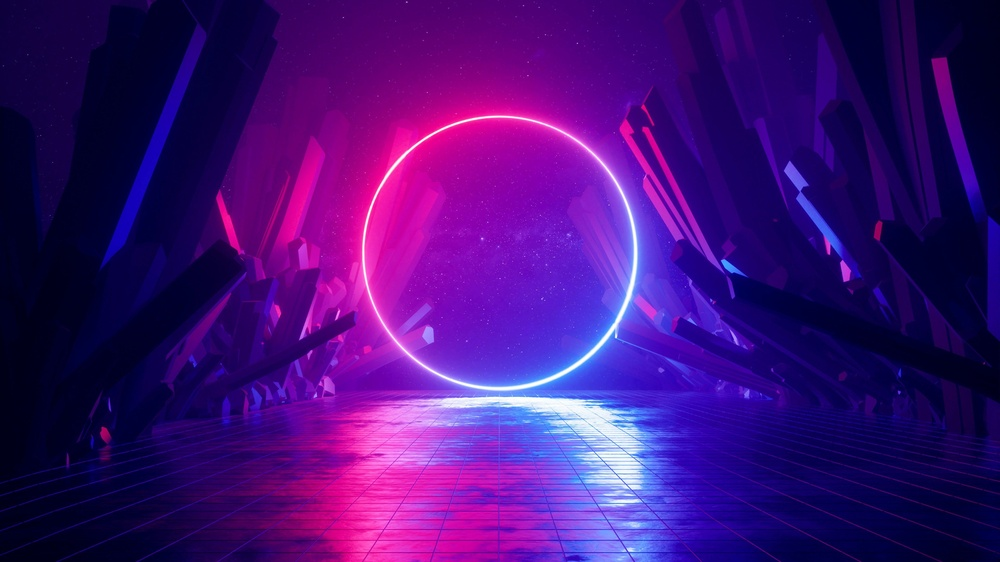
#> input picture image.jpg, 1000 x 562 px, shrunk from 3840 x 2160 before the run, found by its file name
$ python proyecto.py
#> lines starting #> are read from the running program, lines starting #| are printed output that depends on the picture; after the words box and inside, x2 and y2 are one past the last pixel; in counts of white or black regions, pixels touching at a corner belong together
import time
from multiprocessing import Pool
import logging
import cv2 as cv
import os

# Relative path to the images
REL = "proyecto\\"

# debugging print format
logging.basicConfig(
    level=logging.DEBUG,
    format='%(asctime)s %(message)s',
)


def process_image(filename, threshold):  # Function to be executed in parallel
    process_id = str(os.getpid()).zfill(5)  # Get the process id
    # debugging print
    logging.debug(f'{process_id}: Processing {filename} - {threshold}')
    image = cv.imread(REL+filename)  # read image
    gray = cv.cvtColor(image, cv.COLOR_BGR2GRAY)  # convert to grayscale
    ret, thresh = cv.threshold(
        gray, threshold, 255, cv.THRESH_BINARY)  # threshold
    cv.imwrite(f'{REL}processed_{threshold}_{filename}', thresh)  # save image
    logging.debug(f'{process_id}: Finished {filename} - {threshold}')


if __name__ == '__main__':
    p = Pool()  # Create a multiprocessing Pool with 8 processes (8 cores)
    for thresh in range(0, 255, 5):  # for each threshold
        # apply the function to the image
        p.apply_async(process_image, args=(f'image.jpg', thresh))
#> this loop made 51 passes
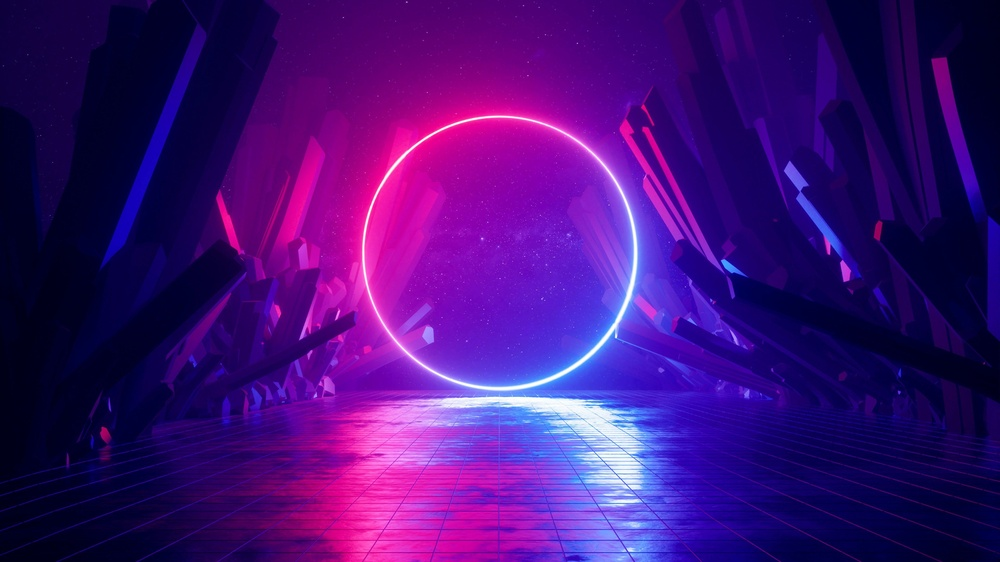
#> input picture image.jpg, 1000 x 562 px, shrunk from 3840 x 2160 before the run, found by its file name
#> pass 1, in process_image, `gray = cv.cvtColor(image, cv.COLOR_BGR2GRAY)`:
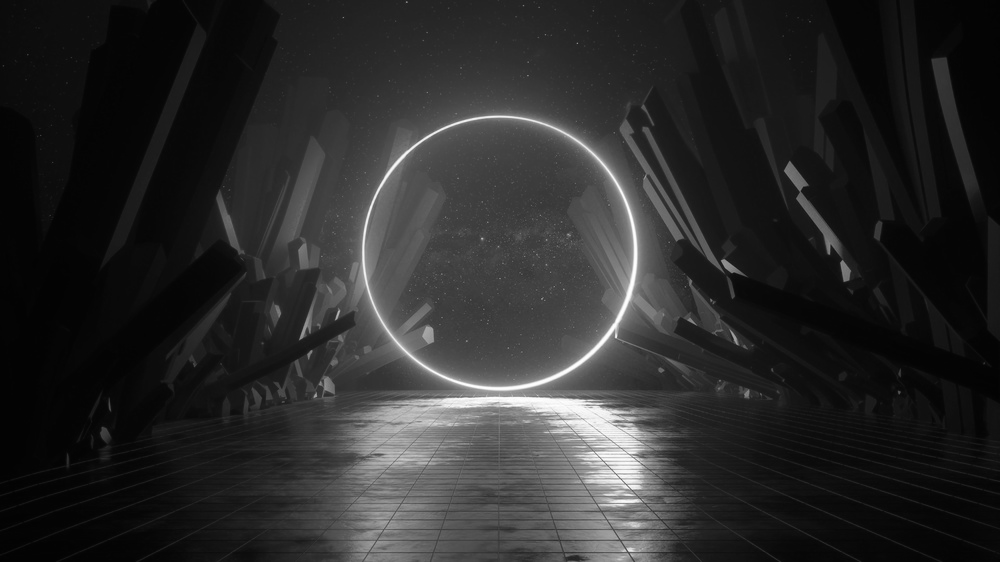
#> gray: shape (562, 1000); min 2, max 255, mean 42.5
#> pass 2, in process_image (call 2), `ret, thresh = cv.threshold( gray, threshold, 255, cv.THRESH_BINARY)`:
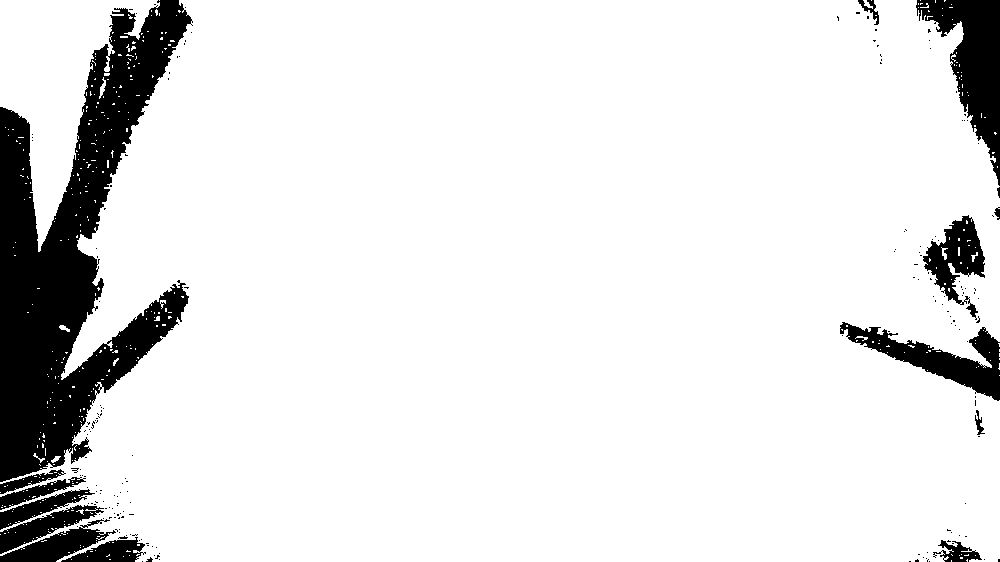
#> thresh: shape (562, 1000); 88.9% white; 192 black regions (177 under 20 px), largest, box (x1, y1, x2, y2) and area: (0, 0, 193, 482) 40085, (916, 0, 1000, 186) 6695, (840, 322, 1000, 401) 4233
#> pass 3, in process_image (call 3), `ret, thresh = cv.threshold( gray, threshold, 255, cv.THRESH_BINARY)`:
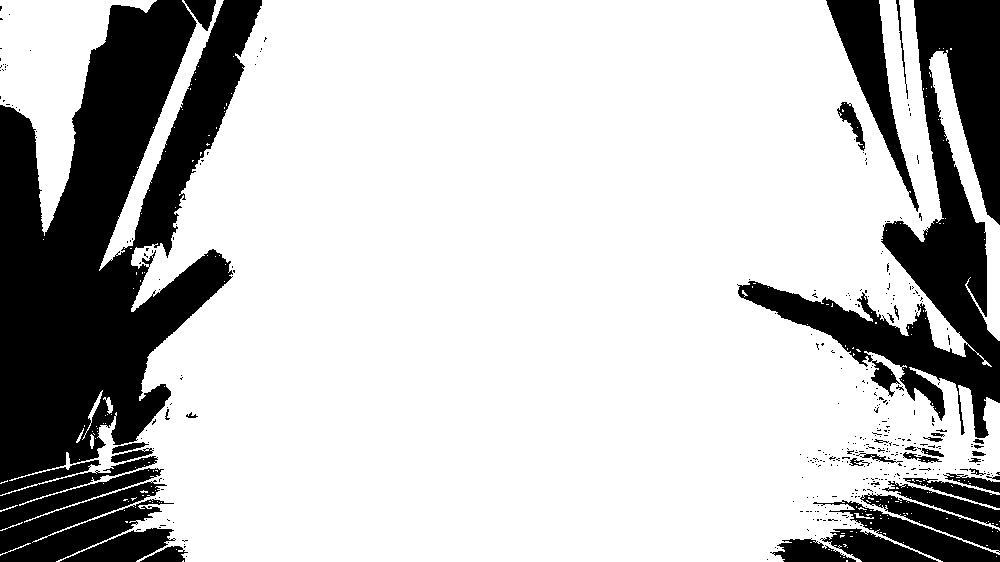
#> thresh: shape (562, 1000); 75.9% white; 362 black regions (327 under 20 px), largest, box (x1, y1, x2, y2) and area: (0, 0, 262, 562) 79837, (737, 0, 1000, 438) 32795, (826, 0, 919, 212) 5344
    p.close()  # close the pool
    p.join()  # wait for all processes to finish
